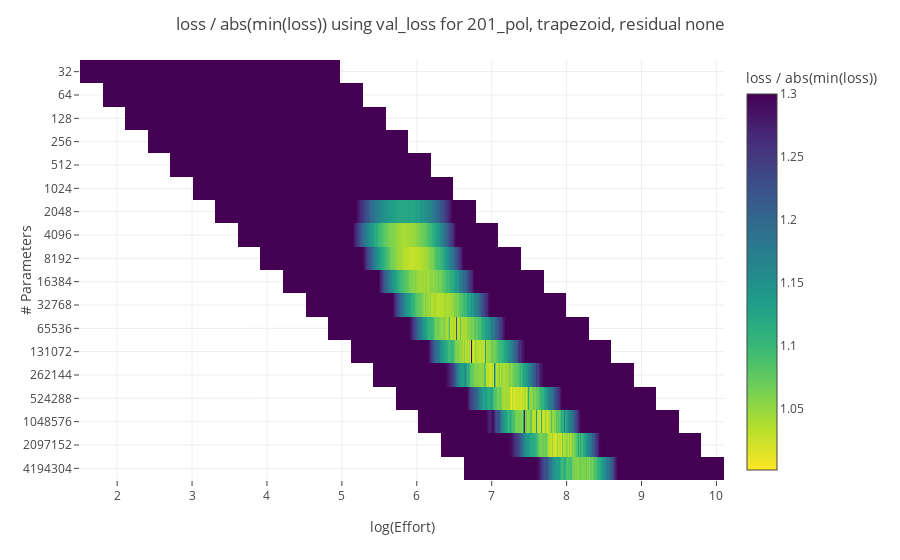

This figure's notebook cell:
### Markdown cell above
## Exploratory Analysis of Fixed_3k_0 Results

### Code cell
### Heapmap App using Imshow
def heatmap_app(
    group='fixed_3k_1',
    learning_rate=0.0001,
    label_noise = 0.0,
    dataset="201_pol", 
    topology="trapezoid", 
    residual_mode="none",
    loss="val_loss", 
    agg="avg",
    viz="effort", 
    depths=(2,20),
    color_range=1.3):
    history_table = 'materialized_experiments_3_val_loss' if loss == 'val_loss' else \
        'materialized_experiments_3_history'
    query_string = f'''
    select budget, {agg}(a.val) as value, count(a.val) as count, a.epoch
    from
        materialized_experiments_3_base base,
        {history_table} history,
        unnest(history.{loss}) WITH ORDINALITY as a(val, epoch)
    WHERE
        base.id = history.id and
        "group" = {string_to_id(group)} and
        dataset = {string_to_id(dataset)} and
        learning_rate = {learning_rate}::real and
        label_noise = {label_noise}::real and
        topology = {string_to_id(topology)} and
        residual_mode = {string_to_id(residual_mode)} and
        depth BETWEEN {depths[0]} and {depths[1]}
    GROUP BY budget, epoch
    ORDER BY budget, epoch;
    '''
    print('Querying...')
    df = cached_query(query_string)
    print(f'{len(df)} rows returned')
    
    return make_2d_heatmap_viz(df, group, dataset, topology, loss, agg, residual_mode, viz, color_range)

fig = heatmap_app(group='fixed_3k_0',
    learning_rate=0.001,
    label_noise = 0.0,
    dataset="201_pol", 
    topology="trapezoid", 
    residual_mode="none",
    loss="val_loss", 
    agg="avg",
    viz="effort", 
    depths=(2,20),
    color_range=1.3)
fig.show()

### Figure 1 — Plotly figure (JSON) as saved in the notebook; plotly's stock layout.template omitted (floating-point values rounded to 4 significant figures; data arrays with more than 128 entries replaced by an {"elided": "..."} marker saying what was removed)
{"data": [{"coloraxis": "coloraxis", "hovertemplate": "log(Effort): %{x}<br># Parameters: %{y}<br>loss / abs(min(loss)): %{z}<extra></extra>", "name": "0", "type": "heatmap", "x": {"elided": "4000 float values"}, "xaxis": "x", "y": ["32", "64", "128", "256", "512", "1024", "2048", "4096", "8192", "16384", "32768", "65536", "131072", "262144", "524288", "1048576", "2097152", "4194304"], "yaxis": "y", "z": {"elided": "18x4000 float values"}}], "layout": {"coloraxis": {"cmax": null, "cmin": null, "colorbar": {"title": {"text": "loss / abs(min(loss))"}}, "colorscale": [[0, "#fde725"], [0.1111, "#b5de2b"], [0.2222, "#6ece58"], [0.3333, "#35b779"], [0.4444, "#1f9e89"], [0.5556, "#26828e"], [0.6667, "#31688e"], [0.7778, "#3e4989"], [0.8889, "#482878"], [1, "#440154"]]}, "margin": {"t": 60}, "title": {"text": "loss / abs(min(loss)) using val_loss for 201_pol, trapezoid, residual none"}, "xaxis": {"anchor": "y", "domain": [0, 1], "title": {"text": "log(Effort)"}}, "yaxis": {"anchor": "x", "autorange": "reversed", "domain": [0, 1], "title": {"text": "# Parameters"}, "type": "category"}}}
